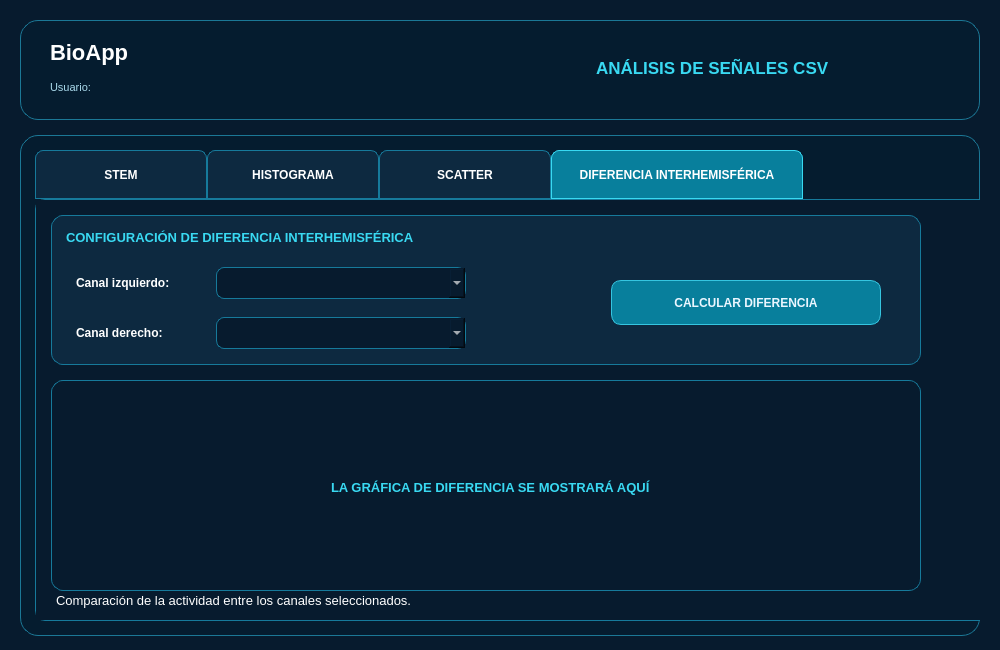
<?xml version="1.0" encoding="UTF-8"?>
<ui version="4.0">
 <class>ventanaAnalisisCSV</class>
 <widget class="QDialog" name="ventanaAnalisisCSV">
  <property name="geometry">
   <rect>
    <x>0</x>
    <y>0</y>
    <width>1000</width>
    <height>650</height>
   </rect>
  </property>
  <property name="windowTitle">
   <string>	ANÁLISIS DE SEÑALES CSV</string>
  </property>
  <property name="styleSheet">
   <string notr="true">QDialog#ventanaAnalisisCSV {
    background-color: #071B2E;
}</string>
  </property>
  <widget class="QFrame" name="headerFrameCSV">
   <property name="geometry">
    <rect>
     <x>20</x>
     <y>20</y>
     <width>960</width>
     <height>100</height>
    </rect>
   </property>
   <property name="styleSheet">
    <string notr="true">QFrame#headerFrameCSV {
    background-color: rgba(5, 28, 48, 220);
    border: 1px solid #1B7896;
    border-radius: 18px;
}</string>
   </property>
   <property name="frameShape">
    <enum>QFrame::StyledPanel</enum>
   </property>
   <property name="frameShadow">
    <enum>QFrame::Raised</enum>
   </property>
   <widget class="QLabel" name="tituloBioAppCSV">
    <property name="geometry">
     <rect>
      <x>30</x>
      <y>15</y>
      <width>180</width>
      <height>35</height>
     </rect>
    </property>
    <property name="styleSheet">
     <string notr="true">QLabel {
    color: #FFFFFF;
    font-size: 22px;
    font-weight: bold;
    background: transparent;
    border: none;
}</string>
    </property>
    <property name="text">
     <string>BioApp</string>
    </property>
   </widget>
   <widget class="QLabel" name="usuarioCSVLabel">
    <property name="geometry">
     <rect>
      <x>30</x>
      <y>55</y>
      <width>180</width>
      <height>25</height>
     </rect>
    </property>
    <property name="styleSheet">
     <string notr="true">QLabel {
    color: #A9D9EB;
    font-size: 11px;
    background: transparent;
    border: none;
}</string>
    </property>
    <property name="text">
     <string>Usuario:</string>
    </property>
   </widget>
   <widget class="QLabel" name="tituloSeccionCSVLabel">
    <property name="geometry">
     <rect>
      <x>500</x>
      <y>25</y>
      <width>430</width>
      <height>45</height>
     </rect>
    </property>
    <property name="styleSheet">
     <string notr="true">QLabel {
    color: #39D9F2;
    font-size: 17px;
    font-weight: bold;
    background: transparent;
    border: none;
}</string>
    </property>
    <property name="text">
     <string>	ANÁLISIS DE SEÑALES CSV</string>
    </property>
   </widget>
  </widget>
  <widget class="QFrame" name="contenidoAnalisisCSVFrame">
   <property name="geometry">
    <rect>
     <x>20</x>
     <y>135</y>
     <width>960</width>
     <height>501</height>
    </rect>
   </property>
   <property name="styleSheet">
    <string notr="true">QFrame#contenidoAnalisisCSVFrame {
    background-color: rgba(5, 28, 48, 220);
    border: 1px solid #1B7896;
    border-radius: 18px;
}</string>
   </property>
   <property name="frameShape">
    <enum>QFrame::StyledPanel</enum>
   </property>
   <property name="frameShadow">
    <enum>QFrame::Raised</enum>
   </property>
   <widget class="QTabWidget" name="csvAnalisisTabWidget">
    <property name="geometry">
     <rect>
      <x>15</x>
      <y>15</y>
      <width>980</width>
      <height>471</height>
     </rect>
    </property>
    <property name="styleSheet">
     <string notr="true">QTabWidget::pane {
    background-color: #071B2E;
    border: 1px solid #167A9B;
    border-radius: 10px;
}

QTabBar::tab {
    background-color: #0D2940;
    color: #FFFFFF;
    border: 1px solid #167A9B;
    border-top-left-radius: 8px;
    border-top-right-radius: 8px;
    min-width: 150px;
    min-height: 35px;
    padding: 6px 10px;
    font-size: 12px;
    font-weight: bold;
}

QTabBar::tab:last {
    min-width: 230px;
}

QTabBar::tab:selected {
    background-color: #087F9C;
    color: #FFFFFF;
    border: 1px solid #39D9F2;
}

QTabBar::tab:hover {
    background-color: #17617D;
    color: #39D9F2;
}

QWidget#tabStemCSV {
    background-color: #071B2E;
    border: none;
}</string>
    </property>
    <property name="currentIndex">
     <number>3</number>
    </property>
    <widget class="QWidget" name="tabStemCSV">
     <property name="styleSheet">
      <string notr="true">QWidget#tabStemCSV {
    background-color: #071B2E;
    border: none;
}</string>
     </property>
     <attribute name="title">
      <string>STEM</string>
     </attribute>
     <widget class="QFrame" name="controlesStemFrame">
      <property name="geometry">
       <rect>
        <x>15</x>
        <y>15</y>
        <width>870</width>
        <height>100</height>
       </rect>
      </property>
      <property name="styleSheet">
       <string notr="true">QFrame#controlesStemFrame {
    background-color: #0D2940;
    border: 1px solid #167A9B;
    border-radius: 12px;
}</string>
      </property>
      <property name="frameShape">
       <enum>QFrame::StyledPanel</enum>
      </property>
      <property name="frameShadow">
       <enum>QFrame::Raised</enum>
      </property>
      <widget class="QLabel" name="tituloStemLabel">
       <property name="geometry">
        <rect>
         <x>15</x>
         <y>10</y>
         <width>840</width>
         <height>25</height>
        </rect>
       </property>
       <property name="styleSheet">
        <string notr="true">QLabel {
    color: #39D9F2;
    font-size: 13px;
    font-weight: bold;
    background: transparent;
    border: none;
}</string>
       </property>
       <property name="text">
        <string>CONFIGURACIÓN DE GRÁFICA STEM</string>
       </property>
      </widget>
      <widget class="QLabel" name="canalStemLabel">
       <property name="geometry">
        <rect>
         <x>20</x>
         <y>50</y>
         <width>130</width>
         <height>25</height>
        </rect>
       </property>
       <property name="styleSheet">
        <string notr="true">QLabel#canalStemLabel {
    color: #FFFFFF;
    font-size: 12px;
    font-weight: bold;
    background: transparent;
    border: none;
}</string>
       </property>
       <property name="text">
        <string>Seleccionar canal:</string>
       </property>
      </widget>
      <widget class="QComboBox" name="canalStemComboBox">
       <property name="geometry">
        <rect>
         <x>160</x>
         <y>50</y>
         <width>291</width>
         <height>32</height>
        </rect>
       </property>
       <property name="styleSheet">
        <string notr="true">QComboBox#canalStemComboBox {
    background-color: #071B2E;
    color: #FFFFFF;
    border: 1px solid #167A9B;
    border-radius: 8px;
    padding: 6px 10px;
    font-size: 11px;
}

QComboBox#canalStemComboBox:hover {
    border: 1px solid #39D9F2;
}

QComboBox QAbstractItemView {
    background-color: #0D2940;
    color: #FFFFFF;
    selection-background-color: #167A9B;
    selection-color: #FFFFFF;
}</string>
       </property>
      </widget>
      <widget class="QPushButton" name="generarStemButton">
       <property name="geometry">
        <rect>
         <x>570</x>
         <y>40</y>
         <width>220</width>
         <height>40</height>
        </rect>
       </property>
       <property name="styleSheet">
        <string notr="true">QPushButton {
    background-color: #087F9C;
    color: #EAF6FF;
    border: 1px solid #36C5E0;
    border-radius: 10px;
    font-size: 12px;
    font-weight: bold;
    padding: 6px;
}

QPushButton:hover {
    background-color: #119DBB;
    border: 1px solid #70E4F5;
}

QPushButton:pressed {
    background-color: #075D75;
}</string>
       </property>
       <property name="text">
        <string>GENERAR GRÁFICA</string>
       </property>
      </widget>
     </widget>
     <widget class="QFrame" name="graficaStemFrame">
      <property name="geometry">
       <rect>
        <x>15</x>
        <y>130</y>
        <width>870</width>
        <height>255</height>
       </rect>
      </property>
      <property name="styleSheet">
       <string notr="true">QFrame#graficaStemFrame {
    background-color: #071B2E;
    border: 1px solid #167A9B;
    border-radius: 12px;
}</string>
      </property>
      <property name="frameShape">
       <enum>QFrame::StyledPanel</enum>
      </property>
      <property name="frameShadow">
       <enum>QFrame::Raised</enum>
      </property>
      <widget class="QLabel" name="mensajeGraficaStemLabel">
       <property name="geometry">
        <rect>
         <x>15</x>
         <y>105</y>
         <width>840</width>
         <height>35</height>
        </rect>
       </property>
       <property name="styleSheet">
        <string notr="true">QLabel {
    color: #39D9F2;
    font-size: 13px;
    font-weight: bold;
    background: transparent;
    border: none;
}</string>
       </property>
       <property name="text">
        <string>LA GRÁFICA STEM SE MOSTRARÁ AQUÍ</string>
       </property>
       <property name="alignment">
        <set>Qt::AlignCenter</set>
       </property>
      </widget>
     </widget>
     <widget class="QLabel" name="notaStemLabel">
      <property name="geometry">
       <rect>
        <x>20</x>
        <y>380</y>
        <width>870</width>
        <height>40</height>
       </rect>
      </property>
      <property name="styleSheet">
       <string notr="true">QLabel#notaStemLabel {
    color: #FFFFFF;
    font-size: 13px;
    background: transparent;
    border: none;
}</string>
      </property>
      <property name="text">
       <string>La línea vertical indica el instante t = 0 ms.</string>
      </property>
     </widget>
    </widget>
    <widget class="QWidget" name="tabHistogramaCSV">
     <property name="styleSheet">
      <string notr="true">QWidget#tabHistogramaCSV {
    background-color: #071B2E;
    border: none;
}</string>
     </property>
     <attribute name="title">
      <string>HISTOGRAMA</string>
     </attribute>
     <widget class="QFrame" name="controlesHistogramaFrame">
      <property name="geometry">
       <rect>
        <x>15</x>
        <y>15</y>
        <width>870</width>
        <height>100</height>
       </rect>
      </property>
      <property name="styleSheet">
       <string notr="true">QFrame#controlesHistogramaFrame {
    background-color: #0D2940;
    border: 1px solid #167A9B;
    border-radius: 12px;
}</string>
      </property>
      <property name="frameShape">
       <enum>QFrame::StyledPanel</enum>
      </property>
      <property name="frameShadow">
       <enum>QFrame::Raised</enum>
      </property>
      <widget class="QLabel" name="tituloHistogramaLabel">
       <property name="geometry">
        <rect>
         <x>15</x>
         <y>10</y>
         <width>840</width>
         <height>25</height>
        </rect>
       </property>
       <property name="styleSheet">
        <string notr="true">QLabel#tituloHistogramaLabel {
    color: #39D9F2;
    font-size: 13px;
    font-weight: bold;
    background: transparent;
    border: none;
}</string>
       </property>
       <property name="text">
        <string>CONFIGURACIÓN DE HISTOGRAMA</string>
       </property>
      </widget>
      <widget class="QLabel" name="canalHistogramaLabel">
       <property name="geometry">
        <rect>
         <x>25</x>
         <y>55</y>
         <width>181</width>
         <height>25</height>
        </rect>
       </property>
       <property name="styleSheet">
        <string notr="true">QLabel#canalHistogramaLabel {
    color: #FFFFFF;
    font-size: 12px;
    font-weight: bold;
    background: transparent;
    border: none;
}</string>
       </property>
       <property name="text">
        <string>	Seleccionar canal:</string>
       </property>
      </widget>
      <widget class="QComboBox" name="canalHistogramaComboBox">
       <property name="geometry">
        <rect>
         <x>220</x>
         <y>50</y>
         <width>250</width>
         <height>32</height>
        </rect>
       </property>
       <property name="styleSheet">
        <string notr="true">QComboBox#canalHistogramaComboBox {
    background-color: #071B2E;
    color: #FFFFFF;
    border: 1px solid #167A9B;
    border-radius: 8px;
    padding: 6px 10px;
    font-size: 11px;
}

QComboBox#canalHistogramaComboBox:hover {
    border: 1px solid #39D9F2;
}

QComboBox QAbstractItemView {
    background-color: #0D2940;
    color: #FFFFFF;
    selection-background-color: #167A9B;
    selection-color: #FFFFFF;
}</string>
       </property>
      </widget>
      <widget class="QPushButton" name="generarHistogramaButton">
       <property name="geometry">
        <rect>
         <x>610</x>
         <y>48</y>
         <width>220</width>
         <height>40</height>
        </rect>
       </property>
       <property name="styleSheet">
        <string notr="true">QPushButton {
    background-color: #087F9C;
    color: #EAF6FF;
    border: 1px solid #36C5E0;
    border-radius: 10px;
    font-size: 12px;
    font-weight: bold;
    padding: 6px;
}

QPushButton:hover {
    background-color: #119DBB;
    border: 1px solid #70E4F5;
}

QPushButton:pressed {
    background-color: #075D75;
}</string>
       </property>
       <property name="text">
        <string>GENERAR GRÁFICA</string>
       </property>
      </widget>
     </widget>
     <widget class="QFrame" name="graficaHistogramaFrame">
      <property name="geometry">
       <rect>
        <x>15</x>
        <y>130</y>
        <width>870</width>
        <height>258</height>
       </rect>
      </property>
      <property name="styleSheet">
       <string notr="true">QFrame#graficaHistogramaFrame {
    background-color: #071B2E;
    border: 1px solid #167A9B;
    border-radius: 12px;
}</string>
      </property>
      <property name="frameShape">
       <enum>QFrame::StyledPanel</enum>
      </property>
      <property name="frameShadow">
       <enum>QFrame::Raised</enum>
      </property>
      <widget class="QLabel" name="mensajeGraficaHistogramaLabel">
       <property name="geometry">
        <rect>
         <x>230</x>
         <y>110</y>
         <width>840</width>
         <height>35</height>
        </rect>
       </property>
       <property name="styleSheet">
        <string notr="true">QLabel#mensajeGraficaHistogramaLabel {
    color: #39D9F2;
    font-size: 13px;
    font-weight: bold;
    background: transparent;
    border: none;
}</string>
       </property>
       <property name="text">
        <string>	LA GRÁFICA HISTOGRAMA SE MOSTRARÁ AQUÍ</string>
       </property>
      </widget>
     </widget>
     <widget class="QLabel" name="notaHistogramaLabel">
      <property name="geometry">
       <rect>
        <x>20</x>
        <y>390</y>
        <width>870</width>
        <height>20</height>
       </rect>
      </property>
      <property name="styleSheet">
       <string notr="true">QLabel#notaHistogramaLabel {
    color: #FFFFFF;
    font-size: 13px;
    background: transparent;
    border: none;
}</string>
      </property>
      <property name="text">
       <string>Representación de la distribución de frecuencias de la señal</string>
      </property>
     </widget>
    </widget>
    <widget class="QWidget" name="tabScatterCSV">
     <property name="styleSheet">
      <string notr="true">QWidget#tabScatterCSV {
    background-color: #071B2E;
    border: none;
}</string>
     </property>
     <attribute name="title">
      <string>SCATTER</string>
     </attribute>
     <widget class="QFrame" name="controlesScatterFrame">
      <property name="geometry">
       <rect>
        <x>15</x>
        <y>15</y>
        <width>870</width>
        <height>150</height>
       </rect>
      </property>
      <property name="styleSheet">
       <string notr="true">QFrame#controlesScatterFrame {
    background-color: #0D2940;
    border: 1px solid #167A9B;
    border-radius: 12px;
}</string>
      </property>
      <property name="frameShape">
       <enum>QFrame::StyledPanel</enum>
      </property>
      <property name="frameShadow">
       <enum>QFrame::Raised</enum>
      </property>
      <widget class="QLabel" name="tituloScatterLabel">
       <property name="geometry">
        <rect>
         <x>15</x>
         <y>10</y>
         <width>840</width>
         <height>25</height>
        </rect>
       </property>
       <property name="styleSheet">
        <string notr="true">QLabel#tituloScatterLabel {
    color: #39D9F2;
    font-size: 13px;
    font-weight: bold;
    background: transparent;
    border: none;
}</string>
       </property>
       <property name="text">
        <string>CONFIGURACIÓN DE GRÁFICA SCATTER</string>
       </property>
      </widget>
      <widget class="QLabel" name="columnaXScatterLabel">
       <property name="geometry">
        <rect>
         <x>25</x>
         <y>55</y>
         <width>155</width>
         <height>25</height>
        </rect>
       </property>
       <property name="styleSheet">
        <string notr="true">QLabel#columnaXScatterLabel {
    color: #FFFFFF;
    font-size: 12px;
    font-weight: bold;
    background: transparent;
    border: none;
}</string>
       </property>
       <property name="text">
        <string>Seleccionar columna X:</string>
       </property>
      </widget>
      <widget class="QLabel" name="columnaYScatterLabel">
       <property name="geometry">
        <rect>
         <x>25</x>
         <y>105</y>
         <width>141</width>
         <height>25</height>
        </rect>
       </property>
       <property name="styleSheet">
        <string notr="true">QLabel#columnaYScatterLabel {
    color: #FFFFFF;
    font-size: 12px;
    font-weight: bold;
    background: transparent;
    border: none;
}</string>
       </property>
       <property name="text">
        <string>&lt;html&gt;&lt;head/&gt;&lt;body&gt;&lt;p&gt;Seleccionar columna Y:&lt;/p&gt;&lt;/body&gt;&lt;/html&gt;</string>
       </property>
      </widget>
      <widget class="QComboBox" name="columnaXScatterComboBox">
       <property name="geometry">
        <rect>
         <x>185</x>
         <y>52</y>
         <width>250</width>
         <height>30</height>
        </rect>
       </property>
       <property name="styleSheet">
        <string notr="true">QComboBox {
    background-color: #071B2E;
    color: #FFFFFF;
    border: 1px solid #167A9B;
    border-radius: 8px;
    padding: 6px 10px;
    font-size: 11px;
}

QComboBox:hover {
    border: 1px solid #39D9F2;
}

QComboBox QAbstractItemView {
    background-color: #0D2940;
    color: #FFFFFF;
    selection-background-color: #167A9B;
    selection-color: #FFFFFF;
}</string>
       </property>
      </widget>
      <widget class="QComboBox" name="columnaYScatterComboBox">
       <property name="geometry">
        <rect>
         <x>185</x>
         <y>102</y>
         <width>250</width>
         <height>32</height>
        </rect>
       </property>
       <property name="styleSheet">
        <string notr="true">QComboBox {
    background-color: #071B2E;
    color: #FFFFFF;
    border: 1px solid #167A9B;
    border-radius: 8px;
    padding: 6px 10px;
    font-size: 11px;
}

QComboBox:hover {
    border: 1px solid #39D9F2;
}

QComboBox QAbstractItemView {
    background-color: #0D2940;
    color: #FFFFFF;
    selection-background-color: #167A9B;
    selection-color: #FFFFFF;
}</string>
       </property>
      </widget>
      <widget class="QPushButton" name="generarScatterButton">
       <property name="geometry">
        <rect>
         <x>560</x>
         <y>65</y>
         <width>270</width>
         <height>45</height>
        </rect>
       </property>
       <property name="styleSheet">
        <string notr="true">QPushButton {
    background-color: #087F9C;
    color: #EAF6FF;
    border: 1px solid #36C5E0;
    border-radius: 10px;
    font-size: 12px;
    font-weight: bold;
    padding: 6px;
}

QPushButton:hover {
    background-color: #119DBB;
    border: 1px solid #70E4F5;
}

QPushButton:pressed {
    background-color: #075D75;
}</string>
       </property>
       <property name="text">
        <string>GENERAR GRÁFICA</string>
       </property>
      </widget>
     </widget>
     <widget class="QFrame" name="graficaScatterFrame">
      <property name="geometry">
       <rect>
        <x>15</x>
        <y>180</y>
        <width>870</width>
        <height>211</height>
       </rect>
      </property>
      <property name="styleSheet">
       <string notr="true">QFrame#graficaScatterFrame {
    background-color: #071B2E;
    border: 1px solid #167A9B;
    border-radius: 12px;
}</string>
      </property>
      <property name="frameShape">
       <enum>QFrame::StyledPanel</enum>
      </property>
      <property name="frameShadow">
       <enum>QFrame::Raised</enum>
      </property>
      <widget class="QLabel" name="mensajeGraficaScatterLabel">
       <property name="geometry">
        <rect>
         <x>320</x>
         <y>80</y>
         <width>840</width>
         <height>35</height>
        </rect>
       </property>
       <property name="styleSheet">
        <string notr="true">QLabel#mensajeGraficaScatterLabel {
    color: #39D9F2;
    font-size: 13px;
    font-weight: bold;
    background: transparent;
    border: none;
}</string>
       </property>
       <property name="text">
        <string>LA GRÁFICA SCATTER SE MOSTRARÁ AQUÍ</string>
       </property>
      </widget>
     </widget>
     <widget class="QLabel" name="notaScatterLabel">
      <property name="geometry">
       <rect>
        <x>20</x>
        <y>390</y>
        <width>870</width>
        <height>20</height>
       </rect>
      </property>
      <property name="styleSheet">
       <string notr="true">QLabel#notaScatterLabel {
    color: #FFFFFF;
    font-size: 13px;
    background: transparent;
    border: none;
}</string>
      </property>
      <property name="text">
       <string>Visualización de la relación entre las columnas X e Y.</string>
      </property>
     </widget>
    </widget>
    <widget class="QWidget" name="tabDiferenciaCSV">
     <property name="styleSheet">
      <string notr="true">QWidget#tabDiferenciaCSV {
    background-color: #071B2E;
    border: none;
}</string>
     </property>
     <attribute name="title">
      <string>DIFERENCIA INTERHEMISFÉRICA</string>
     </attribute>
     <widget class="QFrame" name="controlesDiferenciaFrame">
      <property name="geometry">
       <rect>
        <x>15</x>
        <y>15</y>
        <width>870</width>
        <height>150</height>
       </rect>
      </property>
      <property name="styleSheet">
       <string notr="true">QFrame#controlesDiferenciaFrame {
    background-color: #0D2940;
    border: 1px solid #167A9B;
    border-radius: 12px;
}</string>
      </property>
      <property name="frameShape">
       <enum>QFrame::StyledPanel</enum>
      </property>
      <property name="frameShadow">
       <enum>QFrame::Raised</enum>
      </property>
      <widget class="QLabel" name="tituloDiferenciaLabel">
       <property name="geometry">
        <rect>
         <x>15</x>
         <y>10</y>
         <width>840</width>
         <height>25</height>
        </rect>
       </property>
       <property name="styleSheet">
        <string notr="true">QLabel#tituloDiferenciaLabel {
    color: #39D9F2;
    font-size: 13px;
    font-weight: bold;
    background: transparent;
    border: none;
}</string>
       </property>
       <property name="text">
        <string>CONFIGURACIÓN DE DIFERENCIA INTERHEMISFÉRICA</string>
       </property>
      </widget>
      <widget class="QLabel" name="canalIzquierdoLabel">
       <property name="geometry">
        <rect>
         <x>25</x>
         <y>55</y>
         <width>130</width>
         <height>25</height>
        </rect>
       </property>
       <property name="styleSheet">
        <string notr="true">QLabel#canalIzquierdoLabel {
    color: #FFFFFF;
    font-size: 12px;
    font-weight: bold;
    background: transparent;
    border: none;
}</string>
       </property>
       <property name="text">
        <string>Canal izquierdo:</string>
       </property>
      </widget>
      <widget class="QComboBox" name="canalIzquierdoComboBox">
       <property name="geometry">
        <rect>
         <x>165</x>
         <y>52</y>
         <width>250</width>
         <height>32</height>
        </rect>
       </property>
       <property name="styleSheet">
        <string notr="true">QComboBox {
    background-color: #071B2E;
    color: #FFFFFF;
    border: 1px solid #167A9B;
    border-radius: 8px;
    padding: 6px 10px;
    font-size: 11px;
}

QComboBox:hover {
    border: 1px solid #39D9F2;
}

QComboBox QAbstractItemView {
    background-color: #0D2940;
    color: #FFFFFF;
    selection-background-color: #167A9B;
    selection-color: #FFFFFF;
}</string>
       </property>
      </widget>
      <widget class="QLabel" name="canalDerechoLabel">
       <property name="geometry">
        <rect>
         <x>25</x>
         <y>105</y>
         <width>130</width>
         <height>25</height>
        </rect>
       </property>
       <property name="styleSheet">
        <string notr="true">QLabel#canalDerechoLabel {
    color: #FFFFFF;
    font-size: 12px;
    font-weight: bold;
    background: transparent;
    border: none;
}</string>
       </property>
       <property name="text">
        <string>Canal derecho:</string>
       </property>
      </widget>
      <widget class="QComboBox" name="canalDerechoComboBox">
       <property name="geometry">
        <rect>
         <x>165</x>
         <y>102</y>
         <width>250</width>
         <height>32</height>
        </rect>
       </property>
       <property name="styleSheet">
        <string notr="true">QComboBox {
    background-color: #071B2E;
    color: #FFFFFF;
    border: 1px solid #167A9B;
    border-radius: 8px;
    padding: 6px 10px;
    font-size: 11px;
}

QComboBox:hover {
    border: 1px solid #39D9F2;
}

QComboBox QAbstractItemView {
    background-color: #0D2940;
    color: #FFFFFF;
    selection-background-color: #167A9B;
    selection-color: #FFFFFF;
}</string>
       </property>
      </widget>
      <widget class="QPushButton" name="calcularDiferenciaButton">
       <property name="geometry">
        <rect>
         <x>560</x>
         <y>65</y>
         <width>270</width>
         <height>45</height>
        </rect>
       </property>
       <property name="styleSheet">
        <string notr="true">QPushButton {
    background-color: #087F9C;
    color: #EAF6FF;
    border: 1px solid #36C5E0;
    border-radius: 10px;
    font-size: 12px;
    font-weight: bold;
    padding: 6px;
}

QPushButton:hover {
    background-color: #119DBB;
    border: 1px solid #70E4F5;
}

QPushButton:pressed {
    background-color: #075D75;
}</string>
       </property>
       <property name="text">
        <string>CALCULAR DIFERENCIA</string>
       </property>
      </widget>
     </widget>
     <widget class="QFrame" name="graficaDiferenciaFrame">
      <property name="geometry">
       <rect>
        <x>15</x>
        <y>180</y>
        <width>870</width>
        <height>211</height>
       </rect>
      </property>
      <property name="styleSheet">
       <string notr="true">QFrame#graficaDiferenciaFrame {
    background-color: #071B2E;
    border: 1px solid #167A9B;
    border-radius: 12px;
}</string>
      </property>
      <property name="frameShape">
       <enum>QFrame::StyledPanel</enum>
      </property>
      <property name="frameShadow">
       <enum>QFrame::Raised</enum>
      </property>
      <widget class="QLabel" name="mensajeGraficaDiferenciaLabel">
       <property name="geometry">
        <rect>
         <x>280</x>
         <y>90</y>
         <width>840</width>
         <height>35</height>
        </rect>
       </property>
       <property name="styleSheet">
        <string notr="true">QLabel#mensajeGraficaDiferenciaLabel {
    color: #39D9F2;
    font-size: 13px;
    font-weight: bold;
    background: transparent;
    border: none;
}</string>
       </property>
       <property name="text">
        <string>LA GRÁFICA DE DIFERENCIA SE MOSTRARÁ AQUÍ</string>
       </property>
      </widget>
     </widget>
     <widget class="QLabel" name="notaDiferenciaLabel">
      <property name="geometry">
       <rect>
        <x>20</x>
        <y>390</y>
        <width>870</width>
        <height>20</height>
       </rect>
      </property>
      <property name="styleSheet">
       <string notr="true">QLabel#notaDiferenciaLabel {
    color: #FFFFFF;
    font-size: 13px;
    background: transparent;
    border: none;
}</string>
      </property>
      <property name="text">
       <string>Comparación de la actividad entre los canales seleccionados.</string>
      </property>
     </widget>
    </widget>
   </widget>
  </widget>
 </widget>
 <resources/>
 <connections/>
</ui>
